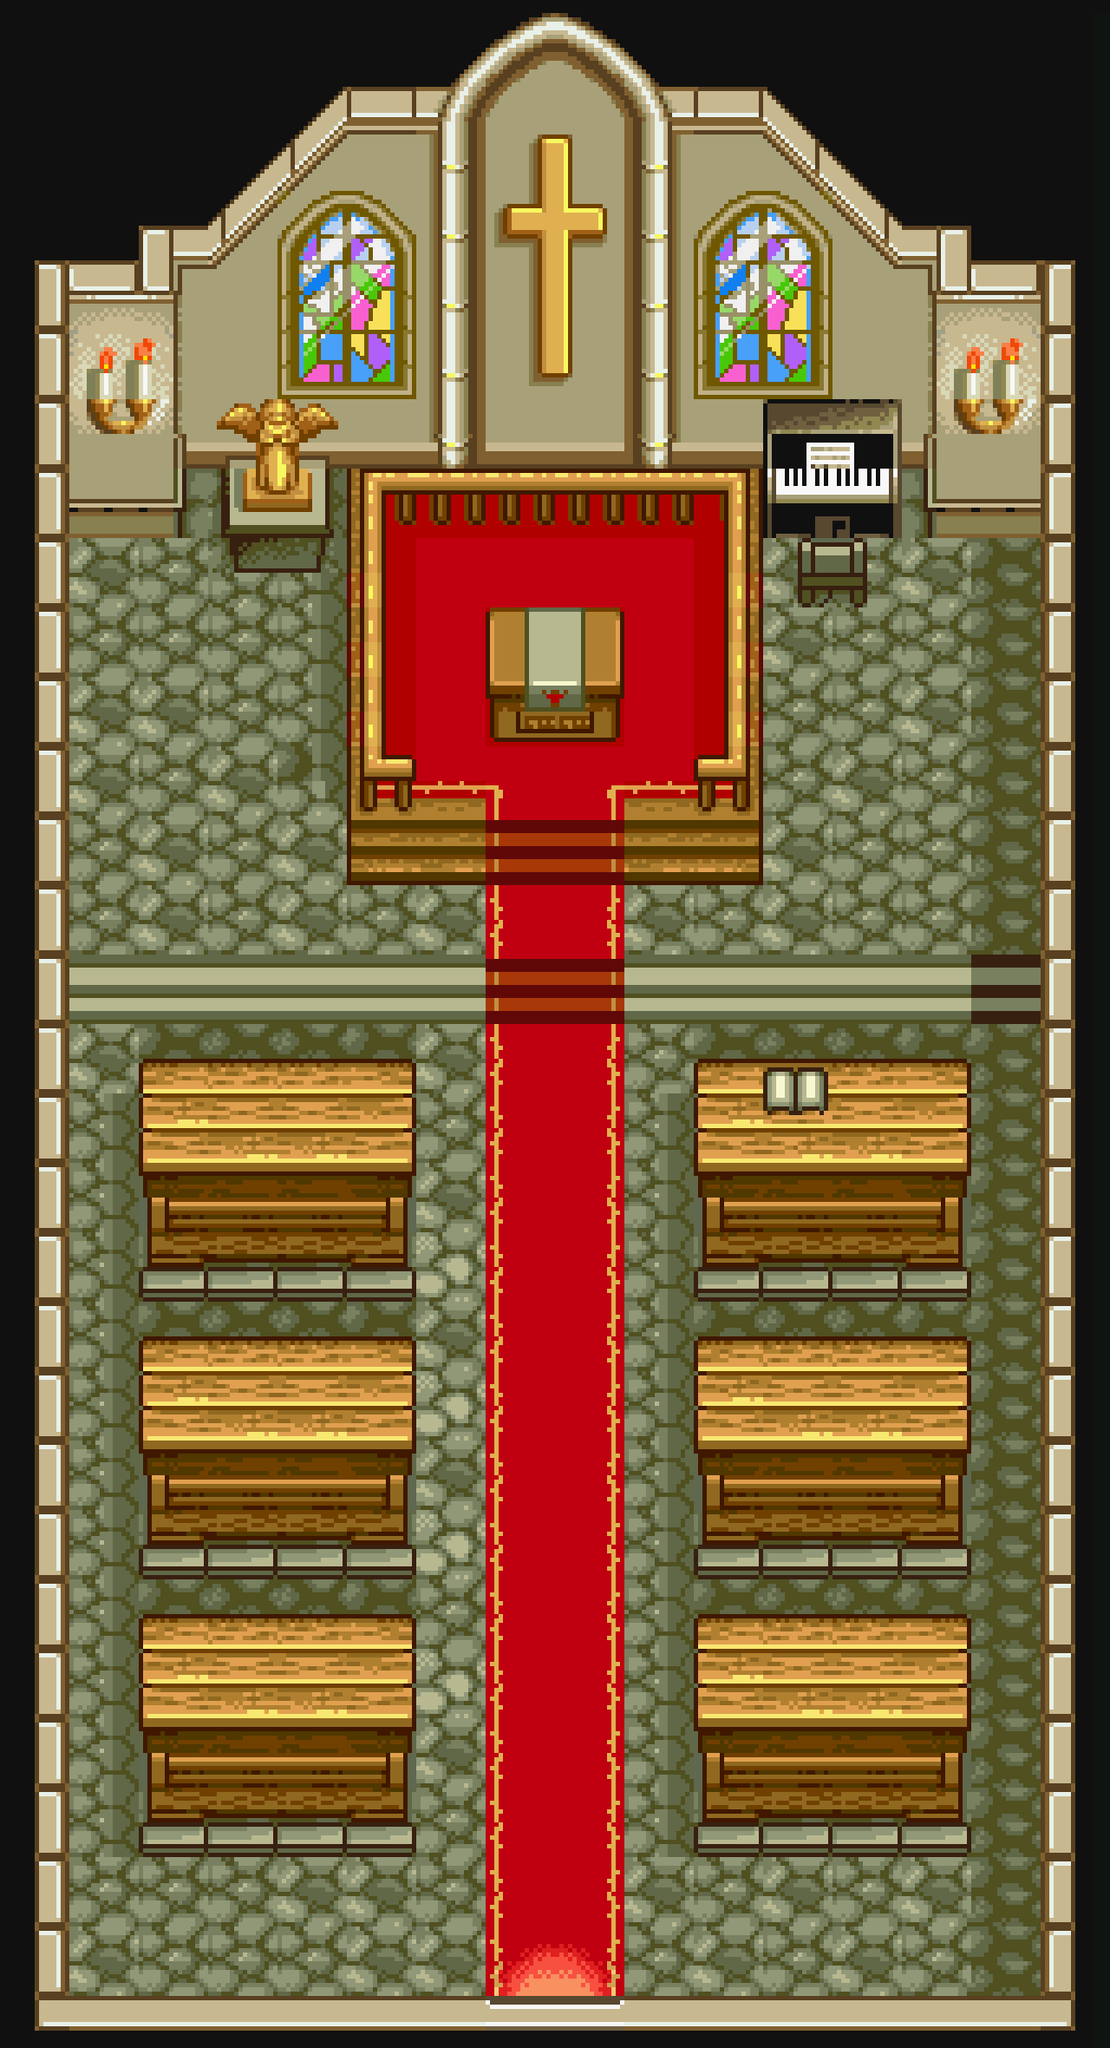

The image is a tile-based game level rendered from a .tmx file. Its description and source (layers, tilesets, objects; grid data summarised) follow:
An orthogonal 64x118 tile map with 20x20 px tiles, 2 tile layers (background, blocked) and 1 object.

<map version="1.2" tiledversion="1.3.5" orientation="orthogonal" renderorder="right-down" width="64" height="118" tilewidth="20" tileheight="20" infinite="0" nextlayerid="4" nextobjectid="2">
 <tileset firstgid="1" name="church-tileset-20px" tilewidth="20" tileheight="20" tilecount="7552" columns="64">
  <image source="../../images/background/building-church.png" width="1280" height="2360" />
 </tileset>
 <layer id="1" name="background" width="64" height="118" locked="1">
  <data>[7552 cells, 3977 non-empty, 3977 distinct tile ids]</data>
 </layer>
 <layer id="2" name="blocked" width="64" height="118" locked="1">
  <data>[7552 cells, 3576 non-empty, 3576 distinct tile ids]</data>
 </layer>
 <objectgroup id="3" name="exits">
  <object id="1" x="570.179" y="2320.55" width="134.599" height="24.1588">
   <properties>
    <property name="exit" value="sceneTown" />
   </properties>
  </object>
 </objectgroup>
</map>
